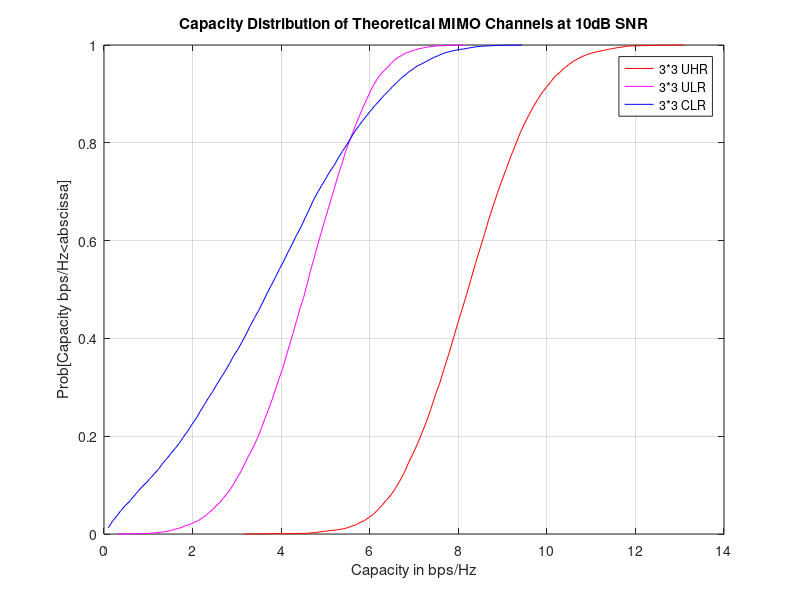

Write the MATLAB code that produced this figure.
clear,clc
L=10000; %Simulate for 10000 times 
rou=10; %SNR is 10dB, 10lg10=10 linearly
N=3; %Three transmit antennas
M=3; %Three receive antennas
number_of_intervals=100; %The number of intervals devided

C1=zeros(1,L);
C2=zeros(1,L);
C3=zeros(1,L);
for T=1:L %Calculate capacity for L times
    H1=1/sqrt(2)*(randn(3,3)+1j*randn(3,3)); %UHR model
    C1(T)=log2(det(eye(3)+rou/N*(H1*H1'))); %Channel capacity for UHR
    H2=(1/sqrt(2)*(randn(3,1)+1j*randn(3,1)))*(1/sqrt(2)*(randn(3,1)+1j*randn(3,1)))'; %ULR model
    C2(T)=log2(det(eye(3)+rou/N*(H2*H2'))); %Channel capacity for ULR
    H3=(1/sqrt(2)*(randn(1,1)+1j*randn(1,1)))*(1/sqrt(2)*(randn(1,1)+1j*randn(1,1)))'*[1;1;1]*[1,1,1]; %%CLR model
    C3(T)=log2(det(eye(3)+rou/N*(H3*H3'))); %Channel capacity for CLR
end
    
C1_number=hist(C1,number_of_intervals); %The number of C1s that lie in every interval
C2_number=hist(C2,number_of_intervals); %The number of C2s that lie in every interval
C3_number=hist(C3,number_of_intervals); %The number of C3s that lie in every interval  

C1_cumulative_number=zeros(1,number_of_intervals);
C2_cumulative_number=zeros(1,number_of_intervals);
C3_cumulative_number=zeros(1,number_of_intervals);

C1_cumulative_number(1)=C1_number(1); %Calculate the number of Cs that lie in every interval
C2_cumulative_number(1)=C2_number(1); 
C3_cumulative_number(1)=C3_number(1); 
for num=2:number_of_intervals 
        C1_cumulative_number(num)=C1_cumulative_number(num-1)+C1_number(num);
        C2_cumulative_number(num)=C2_cumulative_number(num-1)+C2_number(num);
        C3_cumulative_number(num)=C3_cumulative_number(num-1)+C3_number(num);
end

C1_cumulative_number=C1_cumulative_number/L; %Calculate cdf of C1
C2_cumulative_number=C2_cumulative_number/L; %Calculate cdf of C2
C3_cumulative_number=C3_cumulative_number/L; %Calculate cdf of C3
       
C1_min=min(C1);
C1_max=max(C1);
C2_min=min(C2);
C2_max=max(C2);
C3_min=min(C3);
C3_max=max(C3);

Capacity1=zeros(1,number_of_intervals);
Capacity2=zeros(1,number_of_intervals);
Capacity3=zeros(1,number_of_intervals);
for a=1:number_of_intervals %Calculate coordinates on x axis
    Capacity1(a)=C1_min+a/number_of_intervals*(C1_max-C1_min); 
    Capacity2(a)=C2_min+a/number_of_intervals*(C2_max-C2_min);
    Capacity3(a)=C3_min+a/number_of_intervals*(C3_max-C3_min);
end
plot(Capacity1, C1_cumulative_number,'r-'); %Plot cdf versus capacity
hold on;
plot(Capacity2, C2_cumulative_number,'m-');
plot(Capacity3, C3_cumulative_number,'b-');
grid on;

title('Capacity Distribution of Theoretical MIMO Channels at 10dB SNR')
xlabel('Capacity in bps/Hz')
ylabel('Prob[Capacity bps/Hz<abscissa]')
legend('3*3 UHR','3*3 ULR','3*3 CLR')